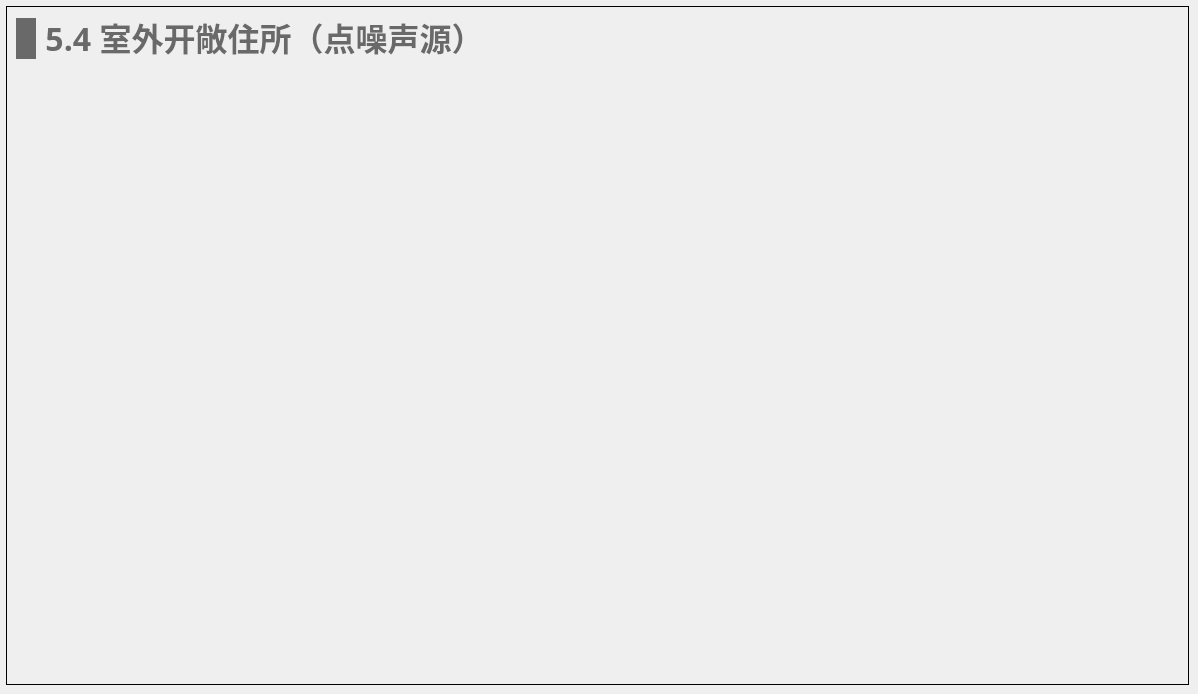
   <widget class="QWidget" name="page_room_open">
    <widget class="QWidget" name="widget_room_open" native="true">
     <property name="geometry">
      <rect>
       <x>6</x>
       <y>6</y>
       <width>1183</width>
       <height>679</height>
      </rect>
     </property>
     <property name="styleSheet">
      <string notr="true">#widget_room_open
{
border: 1px solid #000000;
}</string>
     </property>
     <widget class="QWidget" name="layoutWidget_30">
      <property name="geometry">
       <rect>
        <x>10</x>
        <y>10</y>
        <width>471</width>
        <height>45</height>
       </rect>
      </property>
      <layout class="QHBoxLayout" name="horizontalLayout_43">
       <item>
        <widget class="QLabel" name="label_67">
         <property name="minimumSize">
          <size>
           <width>20</width>
           <height>41</height>
          </size>
         </property>
         <property name="maximumSize">
          <size>
           <width>20</width>
           <height>41</height>
          </size>
         </property>
         <property name="styleSheet">
          <string notr="true">QLabel { 
border: none; 
background-color : rgb(105, 105, 105);
}</string>
         </property>
         <property name="text">
          <string/>
         </property>
        </widget>
       </item>
       <item>
        <widget class="QLabel" name="label_68">
         <property name="font">
          <font>
           <family>Microsoft YaHei</family>
           <pointsize>24</pointsize>
           <bold>true</bold>
          </font>
         </property>
         <property name="styleSheet">
          <string notr="true">QLabel { 
border: none; 
color : rgb(105, 105, 105);
}</string>
         </property>
         <property name="text">
          <string>5.4 室外开敞住所（点噪声源）</string>
         </property>
         <property name="alignment">
          <set>Qt::AlignBottom|Qt::AlignHCenter</set>
         </property>
        </widget>
       </item>
      </layout>
     </widget>
     <widget class="QLabel" name="label_72">
      <property name="geometry">
       <rect>
        <x>1</x>
        <y>60</y>
        <width>991</width>
        <height>568</height>
       </rect>
      </property>
      <property name="styleSheet">
       <string notr="true">border-image: url(:/images/image/open.png);</string>
      </property>
      <property name="text">
       <string/>
      </property>
     </widget>
    </widget>
   </widget>
